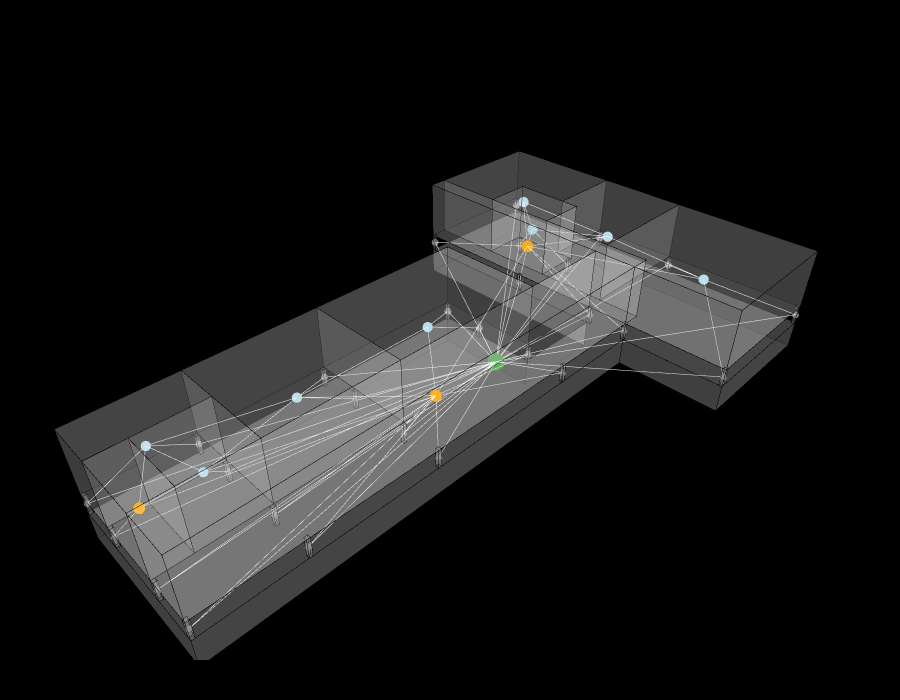

This figure's notebook cell:
### Markdown cell above
## 5. Show graph overlaid on building model

### Code cell
Topology.Show(
    model, graph,
    faceColorKey="cell_color",
    faceOpacity=0.15,
    showEdges=True,
    showVertices=True,
    vertexSizeKey="size",
    vertexColorKey="color",
    edgeWidthKey="width",
    edgeColorKey="color",
    backgroundColor="black",
    width=900,
    height=700,
    renderer=renderer
)

### Figure 1 — Plotly figure (JSON) as saved in the notebook; plotly's stock layout.template omitted (floating-point values rounded to 4 significant figures; data arrays with more than 128 entries replaced by an {"elided": "..."} marker saying what was removed)
{"data": [{"customdata": {"elided": "263 str values"}, "hoverinfo": "text", "hovertemplate": {"elided": "263 str values"}, "hovertext": {"elided": "263 str values"}, "legendgroup": "1", "legendrank": 1, "marker": {"color": {"elided": "263 str values"}, "line": {"width": 0}, "opacity": 1, "size": {"elided": "263 float values"}, "sizemode": "diameter", "symbol": "circle"}, "mode": "markers", "name": "1: Untitled (Vertices)", "showlegend": false, "text": {"elided": "263 str values"}, "textfont": {"size": 5}, "type": "scatter3d", "x": {"elided": "263 float values"}, "y": {"elided": "263 float values"}, "z": {"elided": "263 float values"}}, {"hoverinfo": "text", "hovertext": [], "legendgroup": "2", "legendrank": 2, "line": {"color": "#000000", "dash": "solid", "width": 1}, "marker": {"color": "#000000", "size": 0.25, "symbol": "circle"}, "mode": "markers+lines", "name": "1: Untitled (Edges)", "showlegend": false, "text": [], "type": "scatter3d", "x": {"elided": "1434 float values"}, "y": {"elided": "1434 float values"}, "z": {"elided": "1434 float values"}}, {"cmax": 1, "cmin": 0, "color": "#FAFAFA", "colorscale": [[0, "#440154"], [0.1111, "#482878"], [0.2222, "#3e4989"], [0.3333, "#31688e"], [0.4444, "#26828e"], [0.5556, "#1f9e89"], [0.6667, "#35b779"], [0.7778, "#6ece58"], [0.8889, "#b5de2b"], [1, "#fde725"]], "facecolor": {"elided": "798 str values"}, "flatshading": true, "hoverinfo": "text", "hovertext": {"elided": "798 str values"}, "i": {"elided": "798 int values"}, "j": {"elided": "798 int values"}, "k": {"elided": "798 int values"}, "legendgroup": "3", "legendrank": 3, "lighting": {"facenormalsepsilon": 0}, "name": "1: Untitled (Faces)", "opacity": 0.15, "showlegend": false, "showscale": false, "text": {"elided": "798 str values"}, "type": "mesh3d", "x": {"elided": "263 float values"}, "y": {"elided": "263 float values"}, "z": {"elided": "263 float values"}}, {"hoverinfo": "text", "hovertext": [], "legendgroup": "6", "legendrank": 6, "line": {"color": "#FFFFFF", "dash": "solid", "width": 1}, "marker": {"color": "#FFFFFF", "size": 0.25, "symbol": "circle"}, "mode": "markers+lines", "name": "2: Untitled Graph (Edges)", "showlegend": false, "text": [], "type": "scatter3d", "x": {"elided": "219 float values"}, "y": {"elided": "219 float values"}, "z": {"elided": "219 float values"}}, {"customdata": ["", "", "", "", "", "", "", "", "", "", "", "", "", "", "", "", "", "", "", "", "", "", "", "", "", "", "", "", "", "", "", "", "", "", "", "", "", "", ""], "hoverinfo": "text", "hovertemplate": ["Click ", "Click ", "Click ", "Click ", "Click ", "Click ", "Click ", "Click ", "Click ", "Click ", "Click ", "Click ", "Click ", "Click ", "Click ", "Click ", "Click ", "Click ", "Click ", "Click ", "Click ", "Click ", "Click ", "Click ", "Click ", "Click ", "Click ", "Click ", "Click ", "Click ", "Click ", "Click ", "Click ", "Click ", "Click ", "Click ", "Click ", "Click ", "Click "], "hovertext": ["", "", "", "", "", "", "", "", "", "", "", "", "", "", "", "", "", "", "", "", "", "", "", "", "", "", "", "", "", "", "", "", "", "", "", "", "", "", ""], "legendgroup": "5", "legendrank": 5, "marker": {"color": ["#008000", "#808080", "#808080", "#808080", "#808080", "#808080", "#808080", "#808080", "#808080", "#808080", "#808080", "#808080", "#808080", "#808080", "#808080", "#808080", "#808080", "#808080", "#808080", "#808080", "#808080", "#808080", "#808080", "#808080", "#808080", "#808080", "#808080", "#808080", "#FFA500", "#ADD8E6", "#ADD8E6", "#ADD8E6", "#FFA500", "#FFA500", "#ADD8E6", "#ADD8E6", "#ADD8E6", "#ADD8E6", "#ADD8E6"], "line": {"width": 0}, "opacity": 1, "size": [20, 8, 8, 8, 8, 8, 8, 8, 8, 8, 8, 8, 8, 8, 8, 8, 8, 8, 8, 8, 8, 8, 8, 8, 8, 8, 8, 8, 14, 12, 12, 12, 14, 14, 12, 12, 12, 12, 12], "sizemode": "diameter", "symbol": "circle"}, "mode": "markers", "name": "2: Untitled Graph (Vertices)", "showlegend": false, "text": ["", "", "", "", "", "", "", "", "", "", "", "", "", "", "", "", "", "", "", "", "", "", "", "", "", "", "", "", "", "", "", "", "", "", "", "", "", "", ""], "textfont": {"size": 5}, "type": "scatter3d", "x": [58.82, 75.25, 75.25, 75.25, 98.75, 98.75, 98.75, 98.75, 75.25, 59.75, 34.75, 14.75, 0.25, 0.25, 0.25, 0.25, 14.75, 34.75, 59.75, 59.75, 14.75, 34.75, 59.75, 75.25, 14.75, 34.75, 85.75, 85.75, 76.5, 89.77, 89.04, 87.4, 37.5, 2.5, 7.5, 25, 47.5, 10, 82], "y": [12.18, 0.25, 21.75, 42.75, 42.75, 21.75, 6.75, -16.75, -16.75, 0.25, 0.25, 0.25, 0.25, 6.75, 16.75, 23.75, 23.75, 23.75, 23.75, 16.75, 6.75, 6.75, 6.75, 6.75, 16.75, 16.75, 19.25, 30.75, 21.5, 33.67, 14.01, -5.322, 3.5, 12, 20.5, 15.5, 15.5, 12, 25], "z": [-2.25, 1.5, 1.5, 1.5, 1.5, 1.5, 1.5, 1.5, 1.5, 1.5, 1.5, 1.5, 1.5, 1.5, 1.5, 1.5, 1.5, 1.5, 1.5, 1.5, 1.5, 1.5, 1.5, 1.5, 1.5, 1.5, 1.5, 1.5, 8, 8, 8, 8, 8, 8, 8, 8, 8, 8, 8]}], "layout": {"autosize": true, "height": 700, "margin": {"b": 40, "l": 40, "r": 40, "t": 40}, "paper_bgcolor": "#000000", "plot_bgcolor": "#000000", "scene": {"aspectmode": "data", "camera": {"center": {"x": 0, "y": 0, "z": 0}, "eye": {"x": -1.25, "y": -1.25, "z": 1.25}, "projection": {"type": "perspective"}, "up": {"x": 0, "y": 0, "z": 1}}, "xaxis": {"visible": false}, "yaxis": {"visible": false}, "zaxis": {"visible": false}}, "showlegend": true, "width": 900, "xaxis": {"showgrid": false, "visible": false, "zeroline": false}, "yaxis": {"showgrid": false, "visible": false, "zeroline": false}}}
